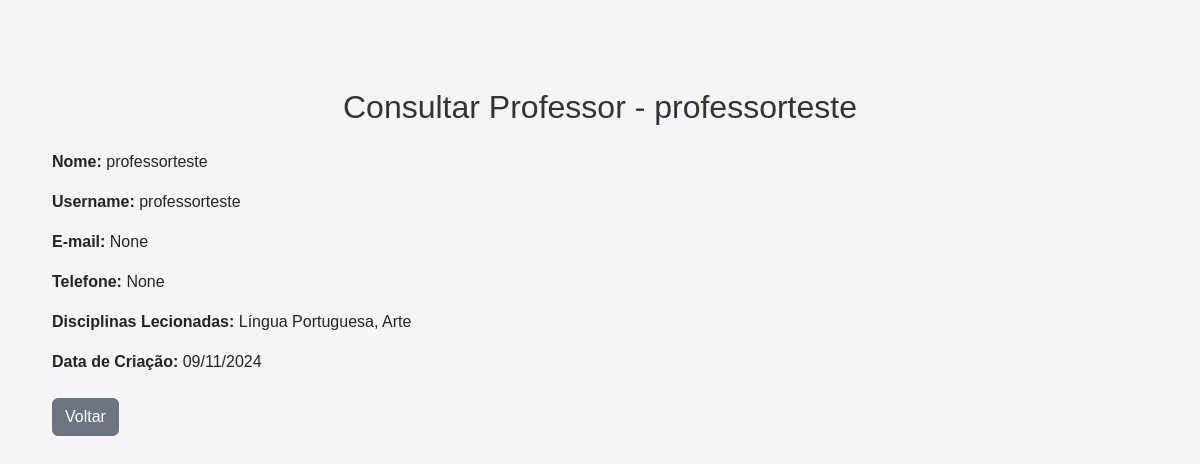
Page /secretaria/consultar_professor/10/ on the committed database.
### core/models.py (models this page shows, shortened)
class Professor(models.Model):
    user = models.OneToOneField(User, on_delete=models.CASCADE, related_name='professor_profile')  # Conexão com o User do Django
    nome = models.CharField(max_length=255)  # Nome completo do professor
    email = models.EmailField(max_length=100, blank=True, null=True)
    telefone = models.CharField(max_length=15, blank=True, null=True)
    disciplinas = models.ManyToManyField(Disciplina, related_name='professores')

class Disciplina(models.Model):
    nome = models.CharField(max_length=100)  # Nome da disciplina

### core/views.py (the view)
# urls.py: path('secretaria/consultar_professor/<int:professor_id>/', views.consultar_professor, name='consultar_professor'),
def consultar_professor(request, professor_id):
    professor = Professor.objects.get(id=professor_id)
    return render(request, 'core/consultar_professor.html', {'professor': professor})

### core/templates/core/consultar_professor.html (shortened to what this page needs)
{% load static %}
<!DOCTYPE html>
<html lang="pt-BR">
<head>
    <link href="https://cdn.jsdelivr.net/npm/bootstrap@5.3.0/dist/css/bootstrap.min.css" rel="stylesheet">
    <link rel="stylesheet" href="{% static 'css/estilos.css' %}">
</head>
<body>
    <div class="container mt-5">
        <h1 class="text-center mb-4">Consultar Professor - {{ professor.nome }}</h1>
        <div class="mb-3">
            <p><strong>Nome:</strong> {{ professor.nome }}</p>
        </div>
        <div class="mb-3">
            <p><strong>Username:</strong> {{ professor.user.username }}</p>
        </div>
        <div class="mb-3">
            <p><strong>E-mail:</strong> {{ professor.email }}</p>
        </div>
        <div class="mb-3">
            <p><strong>Telefone:</strong> {{ professor.telefone }}</p>
        </div>
        <div class="mb-3">
            <p><strong>Disciplinas Lecionadas:</strong>
                {% for disciplina in professor.disciplinas.all %}
                    {{ disciplina.nome }}{% if not forloop.last %}, {% endif %}
                {% empty %}
                    Nenhuma disciplina
                {% endfor %}
            </p>
        </div>
        <div class="mb-3">
            <p><strong>Data de Criação:</strong> {{ professor.user.date_joined|date:"d/m/Y" }}</p>
        </div>
        <div class="d-flex justify-content-start mt-4">
            <a href="{% url 'gerenciar_professores' %}" class="btn btn-secondary">Voltar</a>
        </div>
    </div>
</body>
</html>

### static/css/estilos.css (style rules this page uses)
body { font-family: 'Arial', sans-serif; background-color: #f4f4f9; margin: 20px; padding: 20px; }
h1 { color: #333; text-align: center; margin-top: 20px; font-size: 2em; }

### rows in the picture
Professor: nome "professorteste", user.username "professorteste", email "None", telefone "None", user.date_joined "09/11/2024"
Disciplina: nome "Língua Portuguesa"
Disciplina: nome "Arte"
